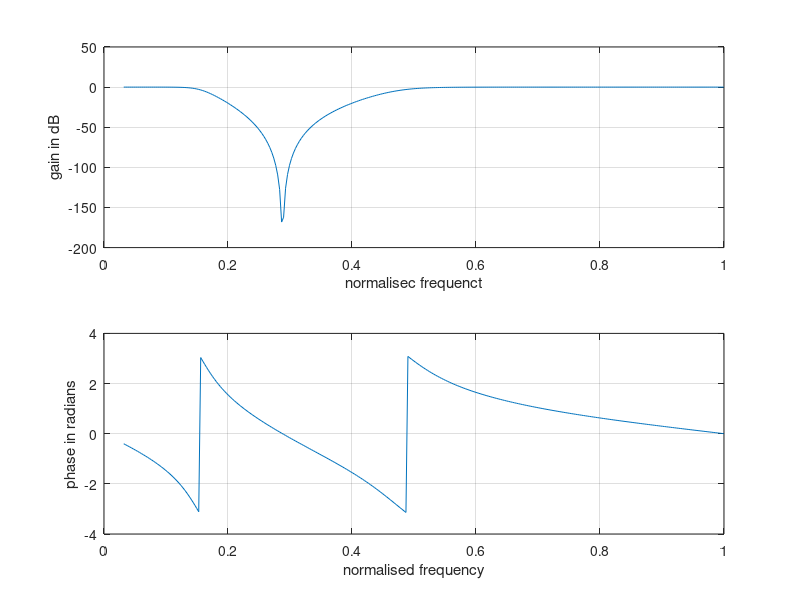

The MATLAB script that drew this image:
% TP design a Butterworth bandstop filter
% for the given specifications
clear all;
alphap = 2;
alphas = 20;
ws = [.2*pi, .4*pi];
wp = [.1*pi, .5*pi];
[n, wn] = buttord (wp/pi , ws/pi, alphap ,alphas);
[b, a] = butter (n, wn, 'stop');
w = 0.1 : .01 : pi
[h, ph] = freqz (b, a, w);
m = 20*log10(abs(h));
an = angle (h);
subplot (2,1,1);plot(ph/pi, m); 
grid;
ylabel ('gain in dB')
xlabel ('normalisec frequenct');

subplot(2, 1, 2);plot (ph/pi, an) ; 
grid;
xlabel ('normalised frequency');
ylabel ('phase in radians');
